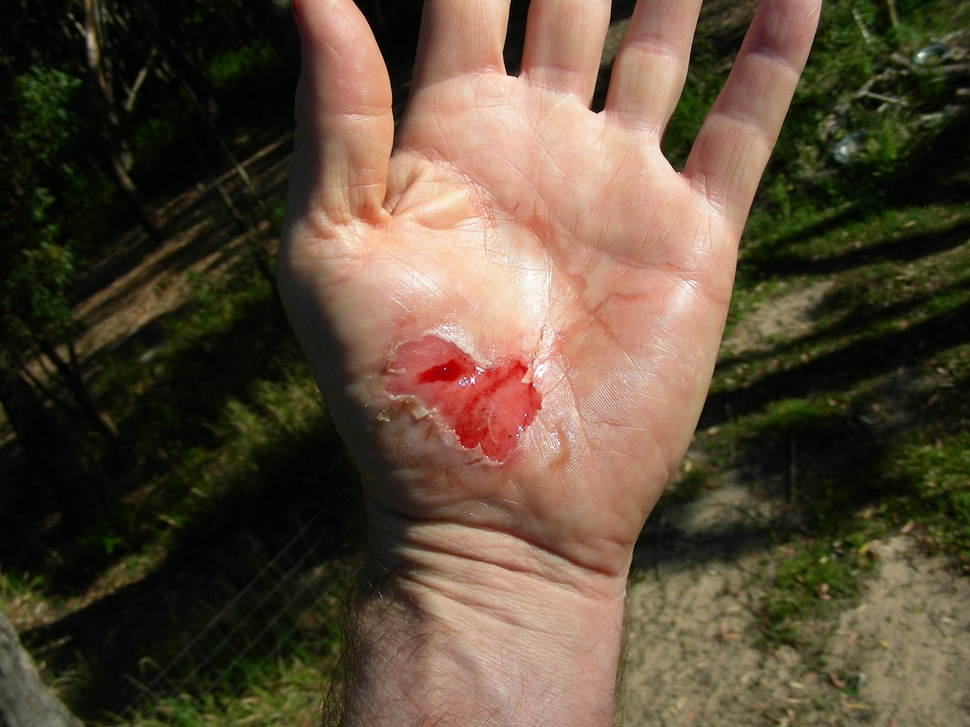
#> input picture backend/app/uploads/local-dev_1ca4fc02efaf4e73b662a0d9bd1afe67.jpg, 970 x 727 px, shrunk from 2816 x 2112 before the run
$ python -i analysis.py   (imports and definitions only)
#> lines starting #> are read from the running program, lines starting #| are printed output that depends on the picture; after the words box and inside, x2 and y2 are one past the last pixel; in counts of white or black regions, pixels touching at a corner belong together
import cv2
import numpy as np

# Assumed scale: ~45 pixels per centimetre approximates a phone camera
# held 30 cm away with no zoom. Adjust once a real calibration method exists.
ASSUMED_PIXELS_PER_CM = 45


def estimated_centimetres(area_px: int, width_px: int, height_px: int) -> dict:
    if not area_px or not width_px or not height_px:
        return {}

    pixels_per_cm = ASSUMED_PIXELS_PER_CM
    cm_width = width_px / pixels_per_cm
    cm_height = height_px / pixels_per_cm
    cm_area = area_px / (pixels_per_cm ** 2)

    return {
        "assumed_pixels_per_cm": pixels_per_cm,
        "estimated_wound_area_cm2": cm_area,
        "estimated_wound_width_cm": cm_width,
        "estimated_wound_height_cm": cm_height,
    }


def measure_wound(path: str) -> dict:
    """Return wound metrics (pixels plus assumed centimetre estimates)."""
    image = cv2.imread(path)
#> image is the input picture: shape (727, 970, 3); mean B, G, R 56.3, 75.3, 90.7
    if image is None:
        return {}

    gray = cv2.cvtColor(image, cv2.COLOR_BGR2GRAY)
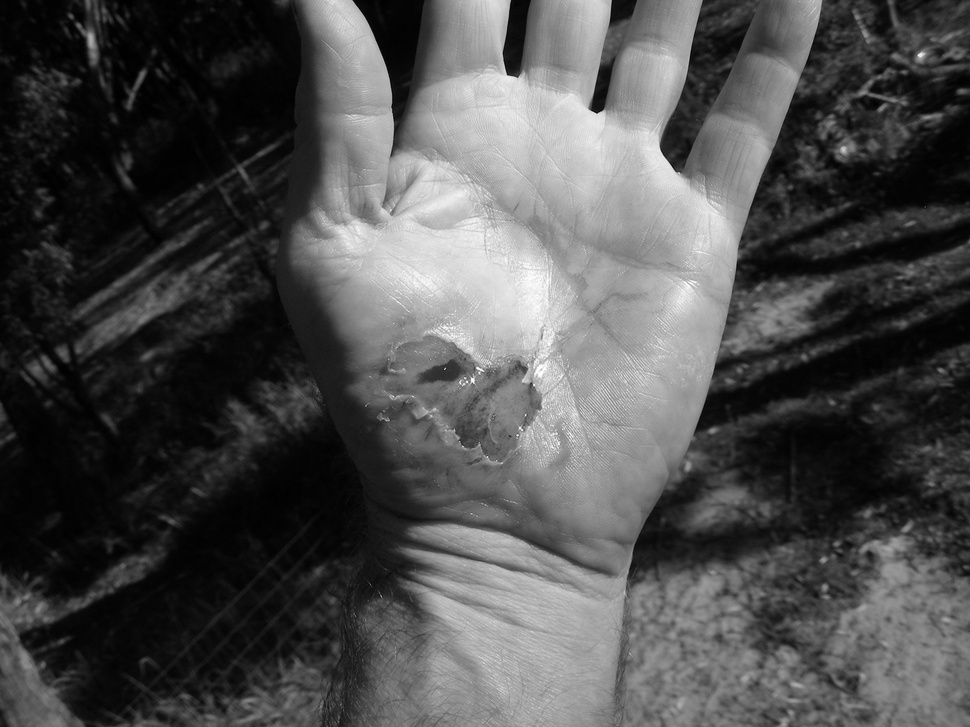
#> gray: shape (727, 970); min 0, max 255, mean 77.7
    blurred = cv2.GaussianBlur(gray, (5, 5), 0)
    _, thresh = cv2.threshold(blurred, 0, 255, cv2.THRESH_BINARY + cv2.THRESH_OTSU)
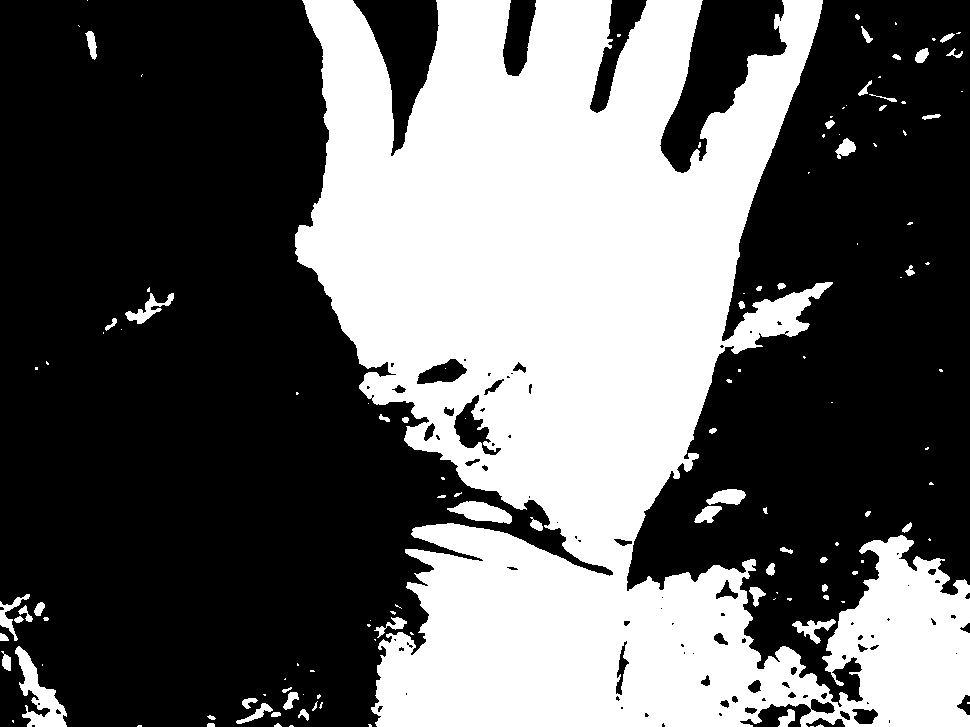
#> thresh: shape (727, 970); 39% white; 129 white regions (70 under 20 px), largest, box (x1, y1, x2, y2) and area: (295, 0, 970, 727) 266330, (15, 646, 67, 727) 1677, (447, 501, 512, 524) 866

    kernel = np.ones((5, 5), np.uint8)
    cleaned = cv2.morphologyEx(thresh, cv2.MORPH_CLOSE, kernel, iterations=2)
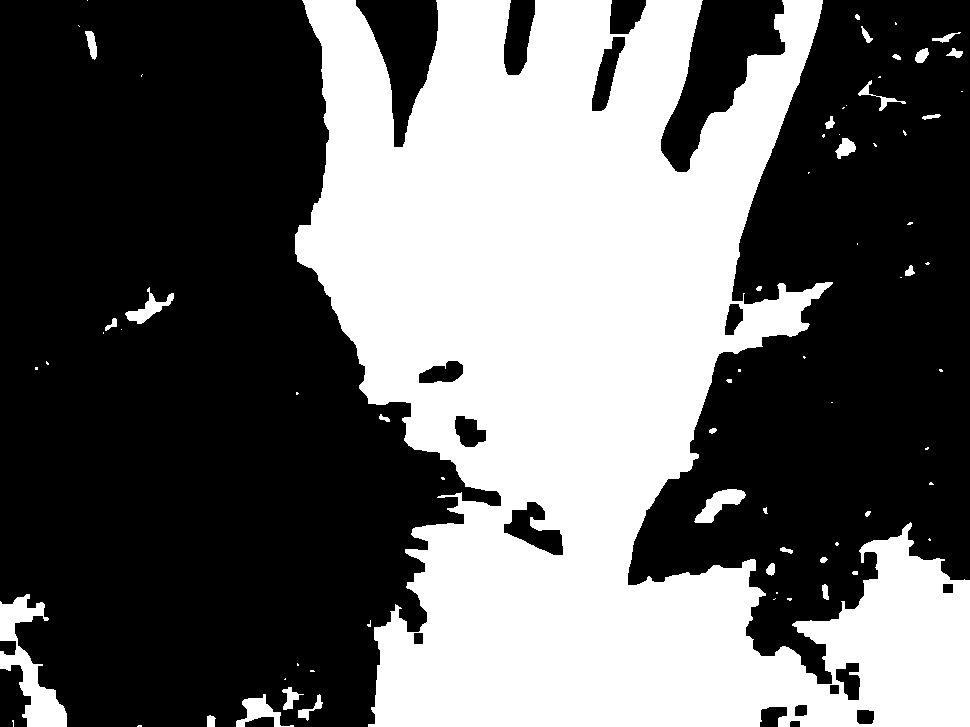
#> cleaned: shape (727, 970); 40.5% white; 72 white regions (40 under 20 px)

    contours, _ = cv2.findContours(cleaned, cv2.RETR_EXTERNAL, cv2.CHAIN_APPROX_SIMPLE)
#> contours = 72 contours, 46 with area under 20; largest, box (x1, y1, x2, y2) and area: (295, 0, 970, 727) 280307, (0, 594, 67, 727) 3160, (694, 489, 746, 523) 728, (236, 694, 294, 727) 624, (125, 287, 174, 324) 508
    if not contours:
        return {}

    largest = max(contours, key=cv2.contourArea)
#> largest = contour of 1575 points, box (x1, y1, x2, y2) (295, 0, 970, 727), area 280307
    image_area = image.shape[0] * image.shape[1]
#> image_area = 705190
    area = int(cv2.contourArea(largest))
#> area = 280307

    if image_area and area > 0.9 * image_area:
        inverted = cv2.bitwise_not(cleaned)
        contours, _ = cv2.findContours(inverted, cv2.RETR_EXTERNAL, cv2.CHAIN_APPROX_SIMPLE)
        if not contours:
            return {}
        largest = max(contours, key=cv2.contourArea)

    area = int(cv2.contourArea(largest))
    x, y, width, height = cv2.boundingRect(largest)
#> x = 295; y = 0; width = 675; height = 727

    wound_metrics = {
        "wound_area_px": area,
        "wound_width_px": int(width),
        "wound_height_px": int(height),
    }
#> wound_metrics = {'wound_area_px': 280307, 'wound_width_px': 675, 'wound_height_px': 727}

    wound_metrics.update(estimated_centimetres(area, int(width), int(height)))
#> in estimated_centimetres, `cm_width = width_px / pixels_per_cm`: cm_width = 15
#> in estimated_centimetres, `cm_height = height_px / pixels_per_cm`: cm_height = 16.16
#> in estimated_centimetres, `cm_area = area_px / (pixels_per_cm ** 2)`: cm_area = 138.4

    return wound_metrics

>>> result = measure_wound('uploads/local-dev_1ca4fc02efaf4e73b662a0d9bd1afe67.jpg')
#> result = {'wound_area_px': 280307, 'wound_width_px': 675, 'wound_height_px': 727, 'assumed_pixels_per_cm': 45, 'estimated_wound_area_cm2': 138.4, 'estimated_wound_width_cm': 15, 'estimated_wound_height_cm': 16.16}
